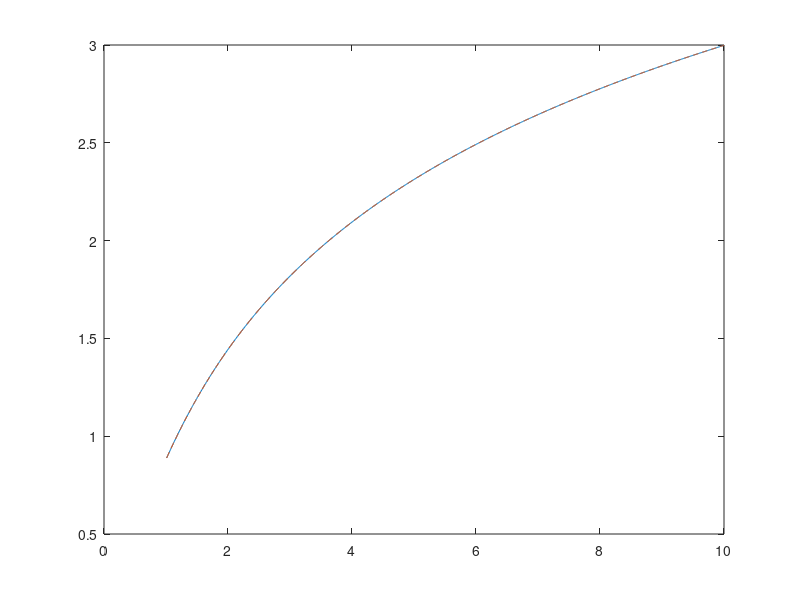

MATLAB code to generate this figure:
% plot xci function
clc;
clear;
close all;

%% 
x = linspace(1.01, 10, 1000);

%%
y = log((x+1)./(x-1));
plot(x, y)

%% 
z = asinh(x);
plot(x, z)
hold on;
w = log(x+sqrt(1+x.^2));
plot(x, w, '--')